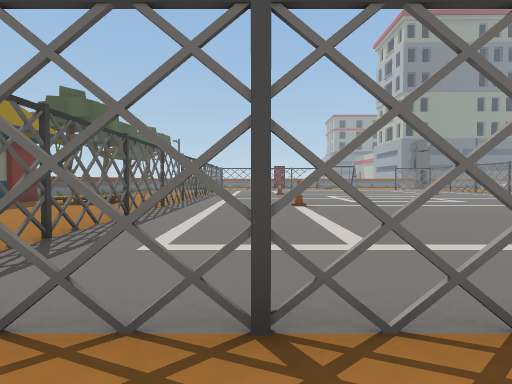
[1] (above)

24 first-person views from a walk through a Unity game level. The camera is 1.4 m above the floor, tilts 2° down and sees 75° across. The floor is counted in squares, 2 m on a side. Each view is taken from the middle of a square. On the plan, view 1 faces up. The plan holds only what a view shows up to about 10 squares ahead; the rest is blank. The place goes on beyond the plan. The player is left out.

[2]
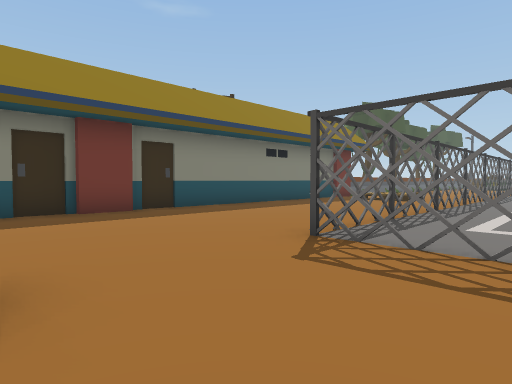

[3]
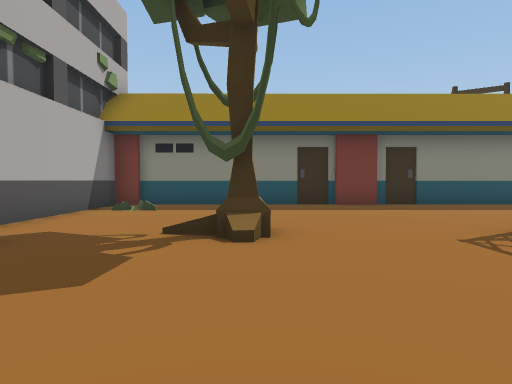

[4]
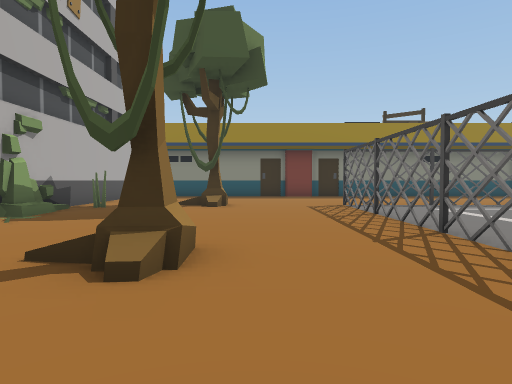

[5]
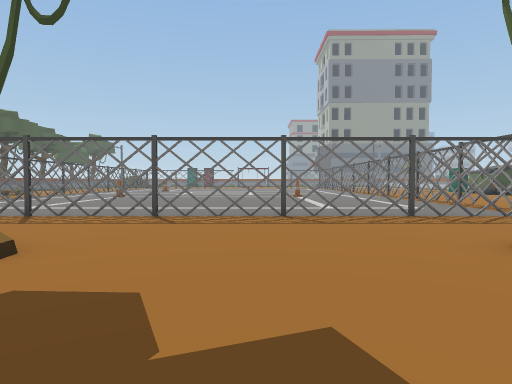

[6]
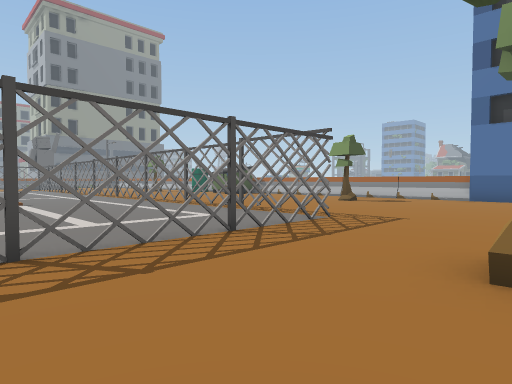

[7]
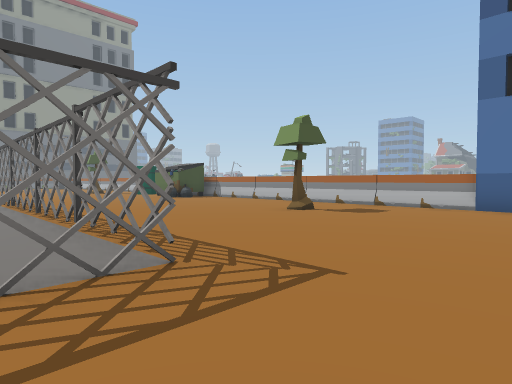

[8]
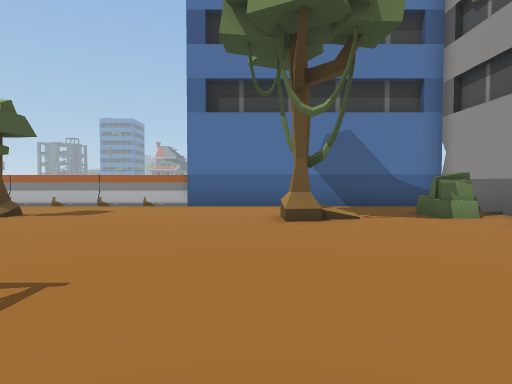

[9]
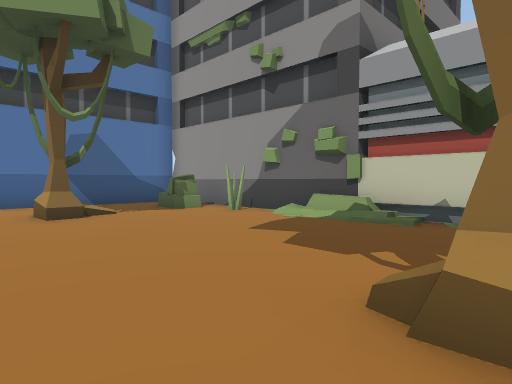

[10]
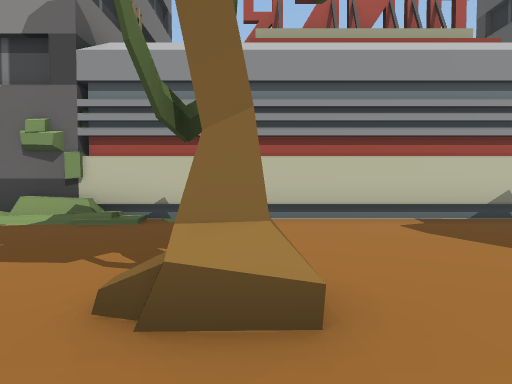

[11]
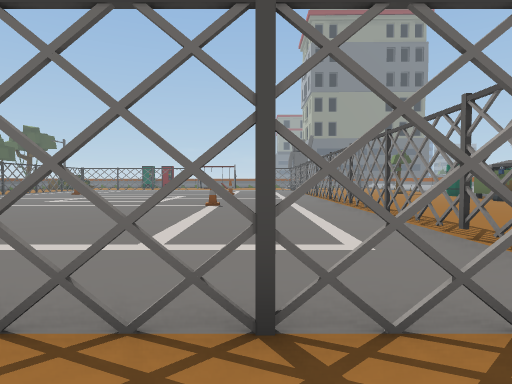

[12]
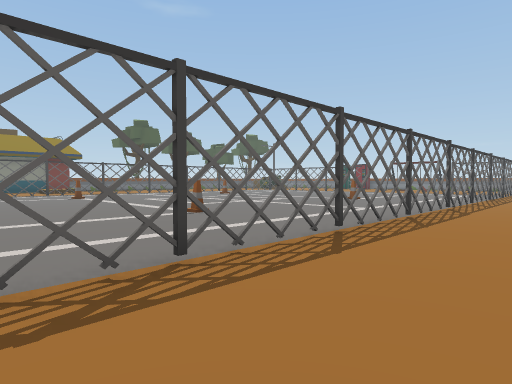

[13]
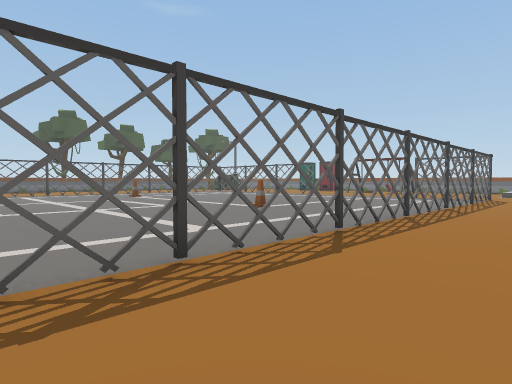

[14]
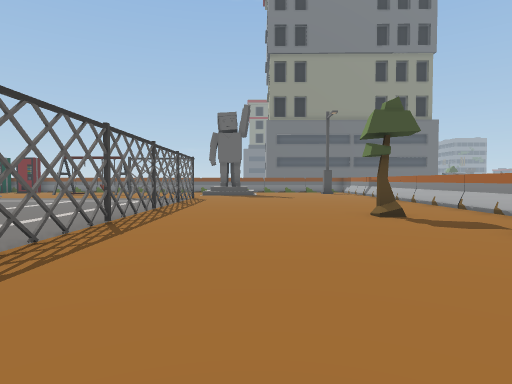

[15]
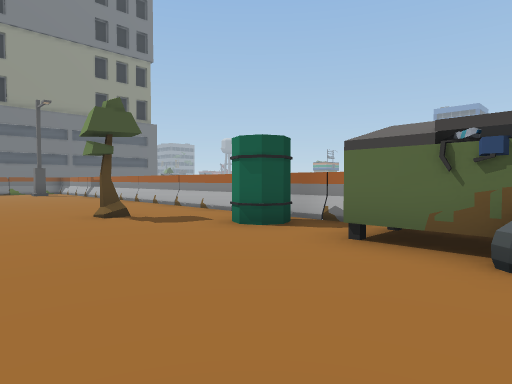

[16]
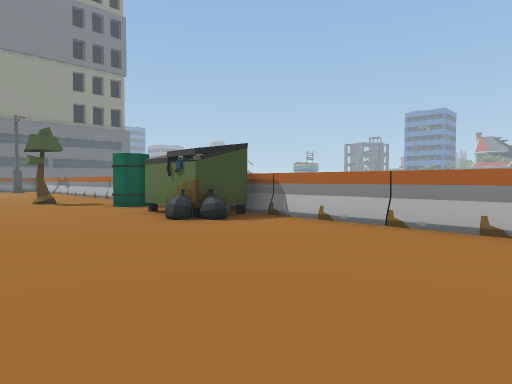

[17]
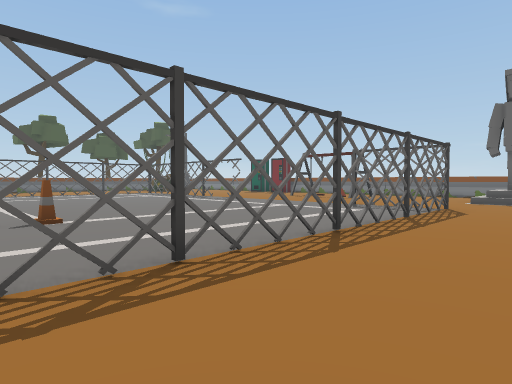

[18]
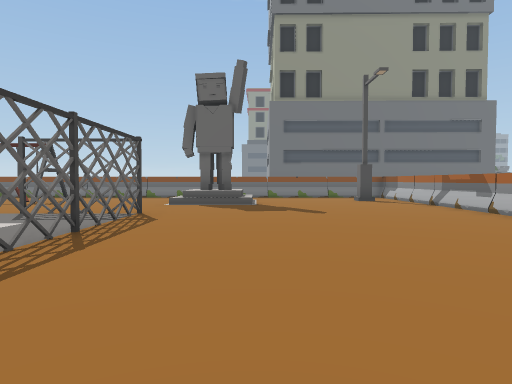

[19]
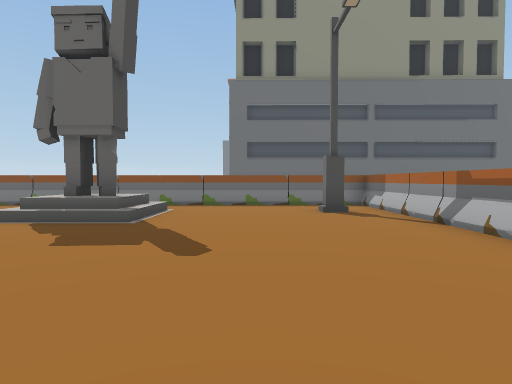

[20]
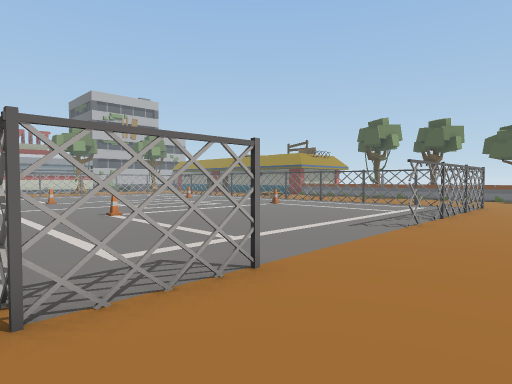

[21]
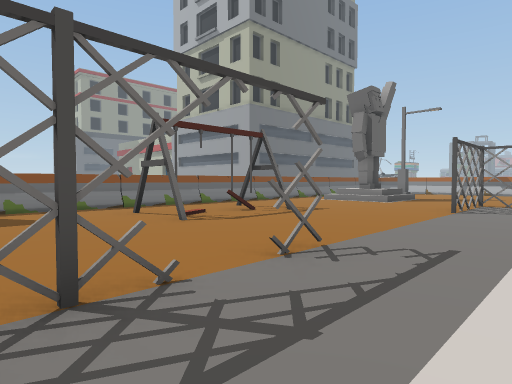

[22]
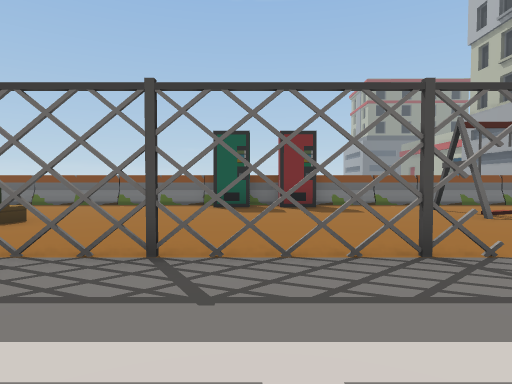

[23]
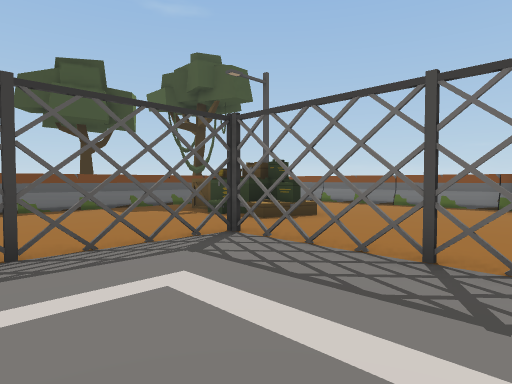

[24]
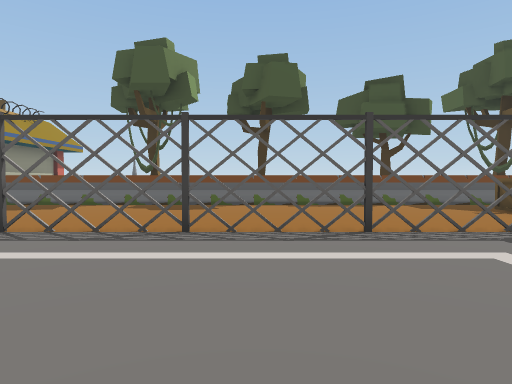

### Floor plan
Key: @ floor where view 1 was taken; # wall or solid block; x gap in a wall; . floor; / step, stairs or slope; = window, fence, low wall or low ledge; ^ raised ledge; T thing the floor can be seen under or through; R tree; C cone; B barrel; O other object.
Columns run from 8 left of view 1 to 20 right of it. Each row starts with its distance up from view 1.
 31   ###########################
 30    .....###...... ..   .....#
 29     .........#....     /....#
 28     ..........#.#..  /#/....#
 27 #  ##........#.......///....#
 26 #.^^^=......................#
 25 #...........................#
 24 #.....TTTTTx.#....###.......#
 23 #....T...............#......
 22 #....x...............x......
 21 #....T ...   ........x......#
 20 #....T ....   .......#......#
 19 #....x....   ........x......#
 18 #....#...   .........#....R.#
 17 #....x..    .........x......#
 16 #....#        ...C...x......#
 15 #....         .......#.....B#
 14 #..          ........x......#
 13 #.          .........#.....##
 12             .........x.....##
 11              ........x....=##
 10      #    ...........#......#
  9   ...x...O.......C...x......#
  8   ...#...............x......#
  7    ..x...............x......#
  6   ...# ..............T......#
  5 #....# ..............T......#
  4 #....x...............T....R.#
  3 #....#...............x......#
  2 #.....#...TT...TT...TT......#
  1 #......#xT..TxT..TxT........#
  0 #.......@...................#
 -1 #...........................#
 -2 #....RR.....R.....R......R..#
 -3 #.........../...............#
 -4 #............ ..............#
 -5 #.....#....   ..........#^#.#
 -6 ##########   ################

Positions as (right, up) in squares from view 1, and headings:
1: (0, 0), facing up
2: (0, -2), facing up-left
3: (2, -2), facing left
4: (7, -1), facing left
5: (7, -5), facing up
6: (7, -2), facing up-right
7: (11, -1), facing up-right
8: (11, -1), facing right
9: (10, 0), facing down-right
10: (10, 0), facing down
11: (10, 0), facing up
12: (15, 5), facing up-left
13: (15, 10), facing up-left
14: (15, 11), facing up
15: (15, 11), facing up-right
16: (15, 6), facing up-right
17: (15, 15), facing up-left
18: (15, 17), facing up
19: (17, 21), facing up
20: (13, 27), facing down-left
21: (2, 22), facing up-right
22: (1, 21), facing up
23: (1, 21), facing up-left
24: (2, 20), facing left
